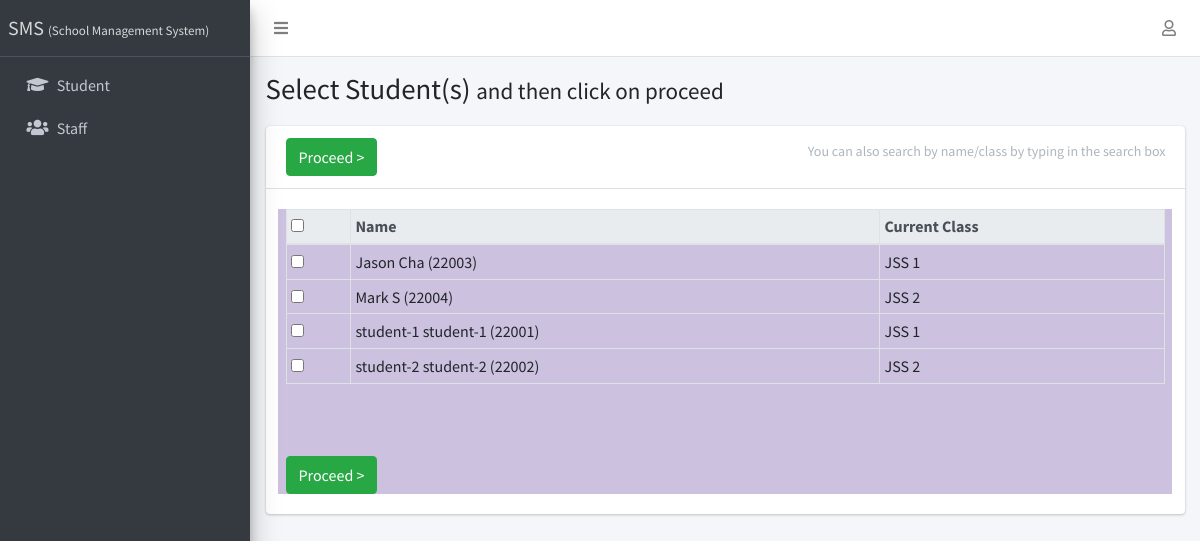
The page /result/create/ (signed in) on the database its author committed.
### apps/students/models.py (models this page shows, shortened)
class Student(models.Model):
    STATUS_CHOICES = [("active", "Active"), ("inactive", "Inactive")]
    GENDER_CHOICES = [("male", "Male"), ("female", "Female")]
    current_status = models.CharField(
        max_length=10, choices=STATUS_CHOICES, default="active"
    )
    registration_number = models.CharField(max_length=200, unique=True)
    surname = models.CharField(max_length=200)
    firstname = models.CharField(max_length=200)
    other_name = models.CharField(max_length=200, blank=True)
    gender = models.CharField(max_length=10, choices=GENDER_CHOICES, default="male")
    date_of_birth = models.DateField(default=timezone.now)
    current_class = models.ForeignKey(
        StudentClass, on_delete=models.SET_NULL, blank=True, null=True
    )
    date_of_admission = models.DateField(default=timezone.now)
    mobile_num_regex = RegexValidator(
        regex="^[0-9]{10,15}$", message="Entered mobile number isn't in a right format!"
    )
    parent_mobile_number = models.CharField(
        validators=[mobile_num_regex], max_length=13, blank=True
    )
    address = models.TextField(blank=True)
    others = models.TextField(blank=True)
    passport = models.ImageField(blank=True, upload_to="students/passports/")
    class Meta:
        ordering = ["surname", "firstname", "other_name"]
    def __str__(self):
        return f"{self.surname} {self.firstname} {self.other_name} ({self.registration_number})"

### apps/corecode/models.py (models this page shows)
class StudentClass(models.Model):
    name = models.CharField(max_length=200, unique=True)
    class Meta:
        verbose_name = "Class"
        verbose_name_plural = "Classes"
        ordering = ["name"]
    def __str__(self):
        return self.name

### apps/result/views.py (the view, shortened to what this page needs)
# urls.py: path("create/", create_result, name="create-result"),
@login_required
def create_result(request):
    students = Student.objects.all()
    return render(request, "result/create_result.html", {"students": students})

### apps/corecode/context_processors.py (called while the page is built)
def site_defaults(request):
    current_session = AcademicSession.objects.get(current=True)
    current_term = AcademicTerm.objects.get(current=True)
    vals = SiteConfig.objects.all()
    contexts = {
        "current_session": current_session.name,
        "current_term": current_term.name,
    }
    for val in vals:
        contexts[val.key] = val.value
    return contexts

### apps/result/templates/result/create_result.html (shortened to what this page needs)
{% extends 'base.html' %}
{% block title %}
  Select Student(s) <span class="small">and then click on proceed</span>
{% endblock title %}
{% block content-header %}
  <form method="POST">
  <div class="card-header">
    <h3 class="card-title">
      <input type="submit" class="btn btn-success" value="Proceed >">
    </h3>
    <div class="card-tools">
      <p class="small btn btn-tool">You can also search by name/class by typing in the search box</p>
    </div>
  </div>
{% endblock content-header %}
{% block content %}
  <table id="studenttable" class="table table-sm table-bordered" data-page-length='100'>
     <caption>&nbsp;</caption>
    <thead class="thead-light">
      <tr>
        <th><input type="checkbox" id="selecter"></th>
        <th>Name</th>
        <th>Current Class</th>
      </tr>
    </thead>
    <tbody>
      {% for student in students %}
        <tr>
          <td><input type="checkbox" id="{{ student.id }}" name="students" value="{{ student.id}}"></td>
          <td>{{student}} </td>
          <td>{{student.current_class}}</td>
        </tr>
      {% endfor %}
    </tbody>
  </table>
  <input type="submit" class="btn btn-success mt-2" value="Proceed >">
</form>
{% endblock content %}

### rows shown on the page
Student: surname+firstname+other_name "Jason Cha (22003)", current_class "JSS 1"
Student: surname+firstname+other_name "Mark S (22004)", current_class "JSS 2"
Student: surname+firstname+other_name "student-1 student-1 (22001)", current_class "JSS 1"
Student: surname+firstname+other_name "student-2 student-2 (22002)", current_class "JSS 2"
